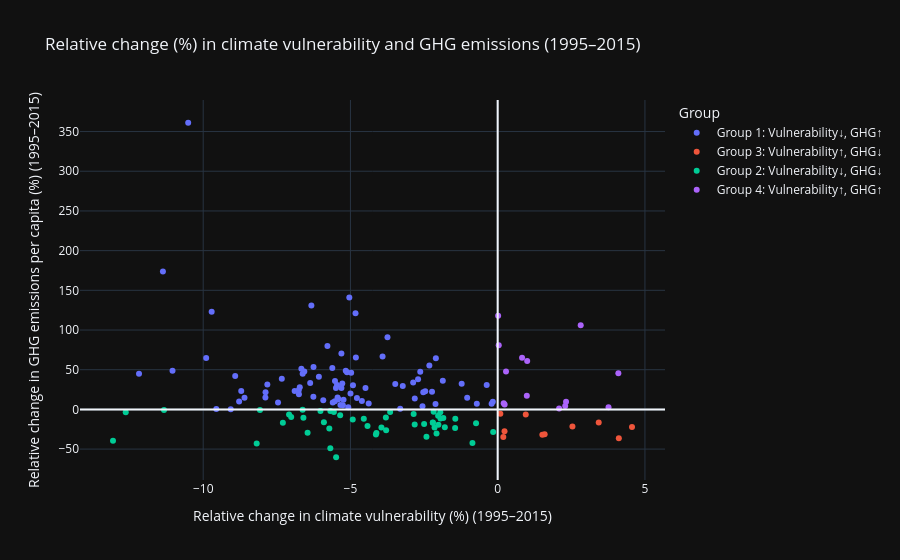

Source (notebook cell):
### Markdown cell above
## Daten laden
Als erstes Schritt reproduzieren wir die Ergebnisse des Papers Grecequet et al. (2019), Select but diverse countries are reducing both climate vulnerability and CO₂ emissions

### Code cell
vuln = pd.read_csv("data/vulnerability.csv")
edgar = pd.read_csv("data/EDGAR_GHG_per_capita.csv").rename(
    columns={"EDGAR Country Code": "ISO3", "Country": "Name"}
)

START, END = 1995, 2015

# Relative Veränderung
def relative_change(df, start, end):
    out = df[["ISO3", "Name", str(start), str(end)]].copy()
    out["rel_change"] = (out[str(end)] - out[str(start)]) / out[str(start)] * 100
    return out[["ISO3", "Name", "rel_change"]]

v_rel = relative_change(vuln, START, END).rename(
    columns={"rel_change": "vuln_rel_pct"}
)
e_rel = relative_change(edgar, START, END).rename(
    columns={"rel_change": "emi_rel_pct"}
)

# Merge für Gruppierung & Plot
df = v_rel.merge(e_rel, on=["ISO3", "Name"], how="inner").dropna()

# Gruppenzuweisung (Quadranten)
def assign_group(vuln_x, emi_y):
    if vuln_x < 0 and emi_y > 0:
        return "Group 1: Vulnerability↓, GHG↑"
    if vuln_x < 0 and emi_y < 0:
        return "Group 2: Vulnerability↓, GHG↓"
    if vuln_x > 0 and emi_y < 0:
        return "Group 3: Vulnerability↑, GHG↓"
    if vuln_x > 0 and emi_y > 0:
        return "Group 4: Vulnerability↑, GHG↑"
    return "On axis (0-change)"

df["group"] = [
    assign_group(x, y)
    for x, y in zip(df["vuln_rel_pct"], df["emi_rel_pct"])
]

# Scatterplot (wie im Paper)
fig = px.scatter(
    df,
    x="vuln_rel_pct",
    y="emi_rel_pct",
    color="group",
    hover_name="Name",
    hover_data={
        "ISO3": True,
        "group": True,
        "emi_rel_pct": ":.2f",
        "vuln_rel_pct": ":.2f",
    },
    labels={
        "vuln_rel_pct": "Relative change in climate vulnerability (%) (1995–2015)",
        "emi_rel_pct": "Relative change in GHG emissions per capita (%) (1995–2015)",
        "group": "Group"
    },
    title="Relative change (%) in climate vulnerability and GHG emissions (1995–2015)"
)

fig.add_vline(x=0)
fig.add_hline(y=0)
fig.show()

# Absolute Veränderungen (1995 minus 2015)
# Einzelwerte holen
v_abs = vuln[["ISO3", "1995", "2015"]].rename(
    columns={"1995": "vuln_1995", "2015": "vuln_2015"}
)
e_abs = edgar[["ISO3", "1995", "2015"]].rename(
    columns={"1995": "emi_1995", "2015": "emi_2015"}
)

# In df mergen
df = df.merge(v_abs, on="ISO3", how="left")
df = df.merge(e_abs, on="ISO3", how="left")

# Absolute Differenzen berechnen
df["vuln_diff_95_15"] = df["vuln_1995"] - df["vuln_2015"]
df["emi_diff_95_15"]  = df["emi_1995"]  - df["emi_2015"]

# Ausgabe (Beispiel: Group 2)
group2_95_15 = df[df["group"].str.startswith("Group 2")].copy()

group2_95_15 = group2_95_15.sort_values("vuln_rel_pct")

group2_95_15[[
    "ISO3",
    "Name",
    "vuln_rel_pct",
    "emi_rel_pct",
    "vuln_diff_95_15",
    "emi_diff_95_15"
]]

### Figure 1 — Plotly figure (JSON) as saved in the notebook; plotly's stock layout.template omitted (floating-point values rounded to 4 significant figures; data arrays with more than 128 entries replaced by an {"elided": "..."} marker saying what was removed)
{"data": [{"customdata": {"elided": "81x2 str values"}, "hovertemplate": "<b>%{hovertext}</b><br><br>Group=%{customdata[1]}<br>Relative change in climate vulnerability (%) (1995–2015)=%{x:.2f}<br>Relative change in GHG emissions per capita (%) (1995–2015)=%{y:.2f}<br>ISO3=%{customdata[0]}<extra></extra>", "hovertext": ["Afghanistan", "Albania", "Algeria", "Argentina", "Armenia", "Azerbaijan", "Bangladesh", "Belarus", "Belize", "Bhutan", "Bosnia and Herzegovina", "Brazil", "Burkina Faso", "Cambodia", "Chile", "China", "Comoros", "Croatia", "Cuba", "Dominica", "Dominican Republic", "Ecuador", "Egypt", "El Salvador", "Equatorial Guinea", "Estonia", "Ethiopia", "Georgia", "Ghana", "Grenada", "Guatemala", "Guinea", "Guinea-Bissau", "Guyana", "Haiti", "Honduras", "Iceland", "India", "Indonesia", "Iraq", "Kazakhstan", "Kenya", "Kiribati", "Kyrgyzstan", "Latvia", "Lesotho", "Lithuania", "Malawi", "Malaysia", "Maldives", "Mali", "Mexico", "Mongolia", "Morocco", "Mozambique", "Namibia", "Nepal", "Nicaragua", "Niger", "Oman", "Pakistan", "Panama", "Paraguay", "Peru", "Philippines", "Saint Lucia", "Saint Vincent and the Grenadines", "Saudi Arabia", "Senegal", "Seychelles", "Sierra Leone", "South Africa", "Suriname", "Thailand", "Togo", "Trinidad and Tobago", "Tunisia", "Turkmenistan", "Uganda", "Uruguay", "Viet Nam"], "legendgroup": "Group 1: Vulnerability↓, GHG↑", "marker": {"color": "#636efa", "symbol": "circle"}, "mode": "markers", "name": "Group 1: Vulnerability↓, GHG↑", "orientation": "v", "showlegend": true, "x": [-4.78, -8.913, -5.6, -0.1654, -9.899, -9.556, -6.567, -4.381, -7.459, -3.478, -10.51, -8.708, -6.895, -5.306, -6.072, -5.039, -5.41, -2.527, -0.2059, -7.888, -1.223, -2.816, -5.277, -5.922, -3.742, -1.036, -6.757, -2.321, -3.91, -5.16, -6.367, -2.1, -3.31, -3.223, -2.459, -2.87, -6.259, -5.615, -4.976, -2.553, -9.064, -4.998, -5.781, -5.117, -5.438, -5.074, -6.72, -7.883, -5.307, -11.37, -2.704, -5.341, -12.18, -11.04, -2.63, -4.611, -8.78, -6.623, -2.111, -5.525, -6.749, -5.492, -8.598, -7.822, -5.235, -6.666, -7.331, -6.254, -2.23, -4.827, -0.7091, -5.256, -4.489, -1.864, -5.456, -6.326, -0.3733, -4.815, -4.914, -5.528, -9.713], "xaxis": "x", "y": [14.25, 42.2, 8.764, 9.627, 64.63, 0.3625, 47.73, 7.521, 8.587, 32.15, 361.1, 23.04, 23.11, 27.04, 41.13, 141.0, 12.73, 21.71, 6.973, 15.11, 32.39, 13.64, 32.76, 11.44, 90.97, 14.7, 24.25, 55.17, 66.55, 48.77, 33.13, 64.59, 0.9445, 29.52, 22.85, 33.99, 16.03, 52.13, 46.24, 4.04, 0.1721, 20.15, 79.92, 46.84, 15.03, 2.765, 27.83, 21.46, 70.38, 173.6, 37.86, 5.684, 45.04, 48.78, 47.48, 10.73, 10.02, 44.89, 6.894, 35.87, 19.2, 26.85, 14.7, 31.38, 12.02, 51.15, 38.51, 53.48, 22.34, 121.2, 7.011, 5.199, 27.09, 36.13, 30.89, 131.0, 30.76, 65.25, 30.33, 10.33, 123.1], "yaxis": "y", "type": "scatter"}, {"customdata": [["AGO", "Group 3: Vulnerability↑, GHG↓"], ["AUS", "Group 3: Vulnerability↑, GHG↓"], ["DJI", "Group 3: Vulnerability↑, GHG↓"], ["ERI", "Group 3: Vulnerability↑, GHG↓"], ["JPN", "Group 3: Vulnerability↑, GHG↓"], ["MDG", "Group 3: Vulnerability↑, GHG↓"], ["NLD", "Group 3: Vulnerability↑, GHG↓"], ["SWE", "Group 3: Vulnerability↑, GHG↓"], ["GBR", "Group 3: Vulnerability↑, GHG↓"], ["ZWE", "Group 3: Vulnerability↑, GHG↓"]], "hovertemplate": "<b>%{hovertext}</b><br><br>Group=%{customdata[1]}<br>Relative change in climate vulnerability (%) (1995–2015)=%{x:.2f}<br>Relative change in GHG emissions per capita (%) (1995–2015)=%{y:.2f}<br>ISO3=%{customdata[0]}<extra></extra>", "hovertext": ["Angola", "Australia", "Djibouti", "Eritrea", "Japan", "Madagascar", "Netherlands", "Sweden", "United Kingdom", "Zimbabwe"], "legendgroup": "Group 3: Vulnerability↑, GHG↓", "marker": {"color": "#EF553B", "symbol": "circle"}, "mode": "markers", "name": "Group 3: Vulnerability↑, GHG↓", "orientation": "v", "showlegend": true, "x": [2.538, 0.08997, 1.517, 3.431, 0.9535, 0.2321, 4.561, 0.1904, 4.114, 1.595], "xaxis": "x", "y": [-21.67, -5.381, -31.79, -16.54, -6.534, -27.47, -22.21, -34.78, -36.3, -31.35], "yaxis": "y", "type": "scatter"}, {"customdata": [["ATG", "Group 2: Vulnerability↓, GHG↓"], ["AUT", "Group 2: Vulnerability↓, GHG↓"], ["BHS", "Group 2: Vulnerability↓, GHG↓"], ["BHR", "Group 2: Vulnerability↓, GHG↓"], ["BEL", "Group 2: Vulnerability↓, GHG↓"], ["BWA", "Group 2: Vulnerability↓, GHG↓"], ["BGR", "Group 2: Vulnerability↓, GHG↓"], ["CMR", "Group 2: Vulnerability↓, GHG↓"], ["CAN", "Group 2: Vulnerability↓, GHG↓"], ["COL", "Group 2: Vulnerability↓, GHG↓"], ["COG", "Group 2: Vulnerability↓, GHG↓"], ["CRI", "Group 2: Vulnerability↓, GHG↓"], ["CYP", "Group 2: Vulnerability↓, GHG↓"], ["DNK", "Group 2: Vulnerability↓, GHG↓"], ["FJI", "Group 2: Vulnerability↓, GHG↓"], ["FIN", "Group 2: Vulnerability↓, GHG↓"], ["GAB", "Group 2: Vulnerability↓, GHG↓"], ["DEU", "Group 2: Vulnerability↓, GHG↓"], ["GRC", "Group 2: Vulnerability↓, GHG↓"], ["HUN", "Group 2: Vulnerability↓, GHG↓"], ["IRL", "Group 2: Vulnerability↓, GHG↓"], ["JAM", "Group 2: Vulnerability↓, GHG↓"], ["JOR", "Group 2: Vulnerability↓, GHG↓"], ["KWT", "Group 2: Vulnerability↓, GHG↓"], ["LBN", "Group 2: Vulnerability↓, GHG↓"], ["LUX", "Group 2: Vulnerability↓, GHG↓"], ["MLT", "Group 2: Vulnerability↓, GHG↓"], ["MRT", "Group 2: Vulnerability↓, GHG↓"], ["NZL", "Group 2: Vulnerability↓, GHG↓"], ["NGA", "Group 2: Vulnerability↓, GHG↓"], ["NOR", "Group 2: Vulnerability↓, GHG↓"], ["PLW", "Group 2: Vulnerability↓, GHG↓"], ["POL", "Group 2: Vulnerability↓, GHG↓"], ["PRT", "Group 2: Vulnerability↓, GHG↓"], ["QAT", "Group 2: Vulnerability↓, GHG↓"], ["ROU", "Group 2: Vulnerability↓, GHG↓"], ["RWA", "Group 2: Vulnerability↓, GHG↓"], ["SGP", "Group 2: Vulnerability↓, GHG↓"], ["SVK", "Group 2: Vulnerability↓, GHG↓"], ["SVN", "Group 2: Vulnerability↓, GHG↓"], ["SOM", "Group 2: Vulnerability↓, GHG↓"], ["TJK", "Group 2: Vulnerability↓, GHG↓"], ["UKR", "Group 2: Vulnerability↓, GHG↓"], ["ARE", "Group 2: Vulnerability↓, GHG↓"], ["USA", "Group 2: Vulnerability↓, GHG↓"], ["UZB", "Group 2: Vulnerability↓, GHG↓"], ["VUT", "Group 2: Vulnerability↓, GHG↓"], ["YEM", "Group 2: Vulnerability↓, GHG↓"]], "hovertemplate": "<b>%{hovertext}</b><br><br>Group=%{customdata[1]}<br>Relative change in climate vulnerability (%) (1995–2015)=%{x:.2f}<br>Relative change in GHG emissions per capita (%) (1995–2015)=%{y:.2f}<br>ISO3=%{customdata[0]}<extra></extra>", "hovertext": ["Antigua and Barbuda", "Austria", "Bahamas", "Bahrain", "Belgium", "Botswana", "Bulgaria", "Cameroon", "Canada", "Colombia", "Congo", "Costa Rica", "Cyprus", "Denmark", "Fiji", "Finland", "Gabon", "Germany", "Greece", "Hungary", "Ireland", "Jamaica", "Jordan", "Kuwait", "Lebanon", "Luxembourg", "Malta", "Mauritania", "New Zealand", "Nigeria", "Norway", "Palau", "Poland", "Portugal", "Qatar", "Romania", "Rwanda", "Singapore", "Slovakia", "Slovenia", "Somalia", "Tajikistan", "Ukraine", "United Arab Emirates", "United States", "Uzbekistan", "Vanuatu", "Yemen"], "legendgroup": "Group 2: Vulnerability↓, GHG↓", "marker": {"color": "#00cc96", "symbol": "circle"}, "mode": "markers", "name": "Group 2: Vulnerability↓, GHG↓", "orientation": "v", "showlegend": true, "x": [-2.174, -2.023, -1.795, -2.077, -3.947, -11.33, -6.018, -2.202, -1.948, -5.562, -5.349, -12.63, -1.942, -0.857, -6.597, -1.446, -5.682, -2.819, -0.7352, -4.921, -5.901, -4.118, -5.682, -7.294, -8.072, -3.788, -0.1527, -1.846, -4.547, -8.184, -2.854, -5.487, -2.498, -6.625, -3.652, -5.718, -6.455, -1.439, -4.421, -7.012, -4.135, -7.084, -13.06, -2.419, -2.012, -3.796, -2.203, -2.144], "xaxis": "x", "y": [-2.961, -7.953, -22.39, -30.21, -22.82, -0.7109, -2.138, -16.7, -3.479, -3.265, -7.407, -3.433, -11.33, -42.42, -10.42, -23.4, -48.94, -19.04, -17.58, -12.77, -16.07, -29.7, -2.096, -16.86, -0.8017, -26.2, -28.53, -10.8, -11.63, -43.08, -5.898, -60.27, -18.48, -0.5314, -3.175, -23.99, -29.47, -11.76, -20.83, -9.709, -31.77, -6.48, -39.54, -34.6, -19.43, -10.1, -16.63, -22.73], "yaxis": "y", "type": "scatter"}, {"customdata": [["BRB", "Group 4: Vulnerability↑, GHG↑"], ["BEN", "Group 4: Vulnerability↑, GHG↑"], ["BDI", "Group 4: Vulnerability↑, GHG↑"], ["CAF", "Group 4: Vulnerability↑, GHG↑"], ["TCD", "Group 4: Vulnerability↑, GHG↑"], ["LBR", "Group 4: Vulnerability↑, GHG↑"], ["MUS", "Group 4: Vulnerability↑, GHG↑"], ["PNG", "Group 4: Vulnerability↑, GHG↑"], ["WSM", "Group 4: Vulnerability↑, GHG↑"], ["SLB", "Group 4: Vulnerability↑, GHG↑"], ["LKA", "Group 4: Vulnerability↑, GHG↑"], ["TLS", "Group 4: Vulnerability↑, GHG↑"], ["TON", "Group 4: Vulnerability↑, GHG↑"], ["ZMB", "Group 4: Vulnerability↑, GHG↑"]], "hovertemplate": "<b>%{hovertext}</b><br><br>Group=%{customdata[1]}<br>Relative change in climate vulnerability (%) (1995–2015)=%{x:.2f}<br>Relative change in GHG emissions per capita (%) (1995–2015)=%{y:.2f}<br>ISO3=%{customdata[0]}<extra></extra>", "hovertext": ["Barbados", "Benin", "Burundi", "Central African Republic", "Chad", "Liberia", "Mauritius", "Papua New Guinea", "Samoa", "Solomon Islands", "Sri Lanka", "Timor-Leste", "Tonga", "Zambia"], "legendgroup": "Group 4: Vulnerability↑, GHG↑", "marker": {"color": "#ab63fa", "symbol": "circle"}, "mode": "markers", "name": "Group 4: Vulnerability↑, GHG↑", "orientation": "v", "showlegend": true, "x": [2.321, 0.03577, 2.086, 2.293, 0.2834, 4.097, 0.01536, 0.9893, 0.8279, 0.203, 1.002, 2.819, 3.764, 0.2349], "xaxis": "x", "y": [9.544, 80.81, 1.233, 4.28, 47.69, 45.69, 118.0, 17.15, 64.99, 7.691, 60.94, 106.1, 2.811, 6.097], "yaxis": "y", "type": "scatter"}], "layout": {"xaxis": {"anchor": "y", "domain": [0.0, 1.0], "title": {"text": "Relative change in climate vulnerability (%) (1995–2015)"}}, "yaxis": {"anchor": "x", "domain": [0.0, 1.0], "title": {"text": "Relative change in GHG emissions per capita (%) (1995–2015)"}}, "legend": {"title": {"text": "Group"}, "tracegroupgap": 0}, "title": {"text": "Relative change (%) in climate vulnerability and GHG emissions (1995–2015)"}, "shapes": [{"type": "line", "x0": 0, "x1": 0, "xref": "x", "y0": 0, "y1": 1, "yref": "y domain"}, {"type": "line", "x0": 0, "x1": 1, "xref": "x domain", "y0": 0, "y1": 0, "yref": "y"}]}}
